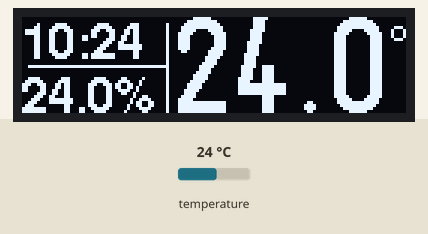
The sketch below on a simulated Arduino Uno, built with avr-gcc and run on an emulated ATmega328P. Shown: 128×32 one-colour display. The inputs (shaded band) are chosen by the test bench; at power-on: temperature 24 °C. The local clock reads 2024-03-15 10:24:30 at power-on unless the sketch sets it; what the sketch prints to the serial monitor is not drawn.

Above: at 1.2 s.
1.3 s: temperature set to 12 °C
At 2.1 s:
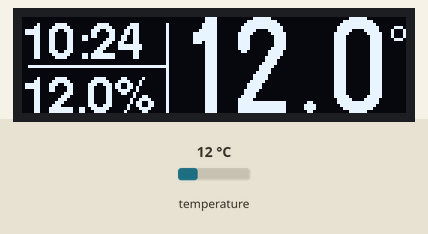
2.8 s: temperature set to 19 °C
At 3.9 s:
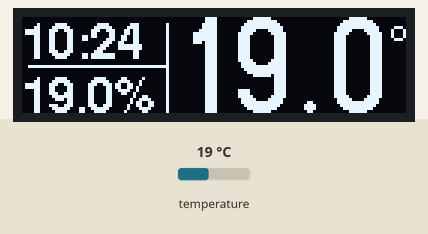
4.3 s: temperature set to 28 °C
At 4.8 s:
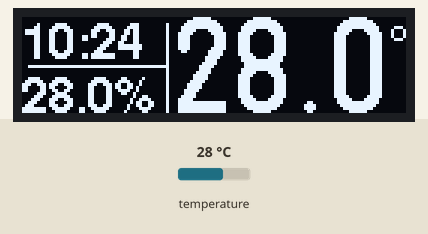
Timing chart, 0 to 7.3 s (numbered marks = the images above; inputs shaded):
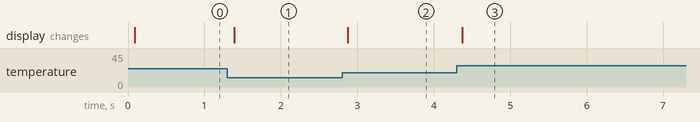

The sketch:

display.ino
```cpp
// Arduino real time clock and temperature monitor with DS3231 and SSD1306 OLED

#include <Arduino.h>
#include <U8g2lib.h>

#ifdef U8X8_HAVE_HW_SPI
#include <SPI.h>
#endif
#ifdef U8X8_HAVE_HW_I2C
#include <Wire.h>
#endif

#include "RTClib.h"

//U8G2_SSD1306_128X32_UNIVISION_1_SW_I2C u8g2(U8G2_R0, /* clock=*/ SCL, /* data=*/ SDA, /* reset=*/ U8X8_PIN_NONE);

U8G2_SSD1306_128X32_UNIVISION_F_HW_I2C u8g2(U8G2_R0, /* clock=*/ SCL, /* data=*/ SDA, /* reset=*/ U8X8_PIN_NONE);


RTC_DS3231 rtc;


void setup(void) {

  Serial.begin(9600);
  Serial.println(F("Setup... 'came on,be my baby,came on'"));

  u8g2.begin();
  return;

  if (! rtc.begin()) {
    Serial.println("Couldn't find RTC");
  }

  if (rtc.lostPower()) {
    Serial.println("RTC lost power, let's set the time!");
    // When time needs to be set on a new device, or after a power loss, the
    // following line sets the RTC to the date & time this sketch was compiled
    rtc.adjust(DateTime(F(__DATE__), F(__TIME__)));
    // This line sets the RTC with an explicit date & time, for example to set
    // January 21, 2014 at 3am you would call:
    // rtc.adjust(DateTime(2014, 1, 21, 3, 0, 0));
  }
}
 uint8_t m = 24;


void display_refresh(){
  //byte second, minute, hour, day, date, month, year,
  byte second,minute, hour;
  float temp;

  // DISPLAY HH:MM TT.Tº
  DateTime now = rtc.now();

  second = now.second();
  //year = now.year();
  //month = now.month();
  //day = now.day();

  minute = now.minute();
  hour = now.hour();
  temp =rtc.getTemperature();


  char strTime[]     =    "  :  ";


  char strTemperature[] = "00";
  char strTemperatureDec[] = "0";
  char strHumidity[] = "00.0%";

  //strTime[7]     = second % 10 + 48;
  //strTime[6]     = second / 10 + 48;
  strTime[4]     = minute % 10 + 48;
  strTime[3]     = minute / 10 + 48;
  strTime[1]     = hour   % 10 + 48;
  strTime[0]     = hour   / 10 + 48;

  u8g2.firstPage();
  do {
    u8g2.drawVLine(48, 2, 30);
    u8g2.drawHLine(2, 16, 46);

    u8g2.setFont(u8g2_font_helvB12_tn);
    u8g2.drawStr(0,14,strTime);

    u8g2.setCursor(0,32);
    u8g2.print(temp,1);
    u8g2.print("%");
    //u8g2.drawStr(0,24,"Hello World!");
    u8g2.setFont(u8g2_font_logisoso32_tn);
    u8g2.setCursor(50,32);
    u8g2.print(temp,1);
    u8g2.drawCircle(125, 5, 2, U8G2_DRAW_ALL);

  } while ( u8g2.nextPage() );

/*
  display.setCursor(2,4);
  display.setTextSize(1.8);
  display.print(strTime);
  display.display();

  display.drawLine(0,16,35,16,WHITE);

  display.setCursor(2,20);
  display.setTextSize(1.8);
  display.print(strHumidity);
  display.display();

  display.drawLine(42,2,42,30,WHITE);

  display.drawRect(125, 0, 3, 3, WHITE);     // Put degree symbol ( ° )
  display.setCursor(50,2);
  display.setTextSize(4);
  display.print(strTemperature);
  display.drawRect(99, 29, 2, 2, WHITE);     // Put decimal dot without consuming full char
  display.setCursor(102,2);
  display.setTextSize(4);
  display.print(strTemperatureDec);
  display.display();*/
}
int counteralive=0;
void loop(void) {
  display_refresh();

  //  delay(50);                                    // Wait 50ms
  counteralive++;
  if ((counteralive % 100)==0){
    DateTime now = rtc.now();
    Serial.print(counteralive);
    Serial.print("Temperature: ");
    Serial.print(rtc.getTemperature());
    Serial.println(" C");
  }
}
```

Measured:
- after the input at 1.3 s, the display: changes after 0.09 s (image 1)
- after the input at 2.8 s, the display: changes after 0.08 s (image 2)
- after the input at 4.3 s, the display: changes after 0.07 s (image 3)
